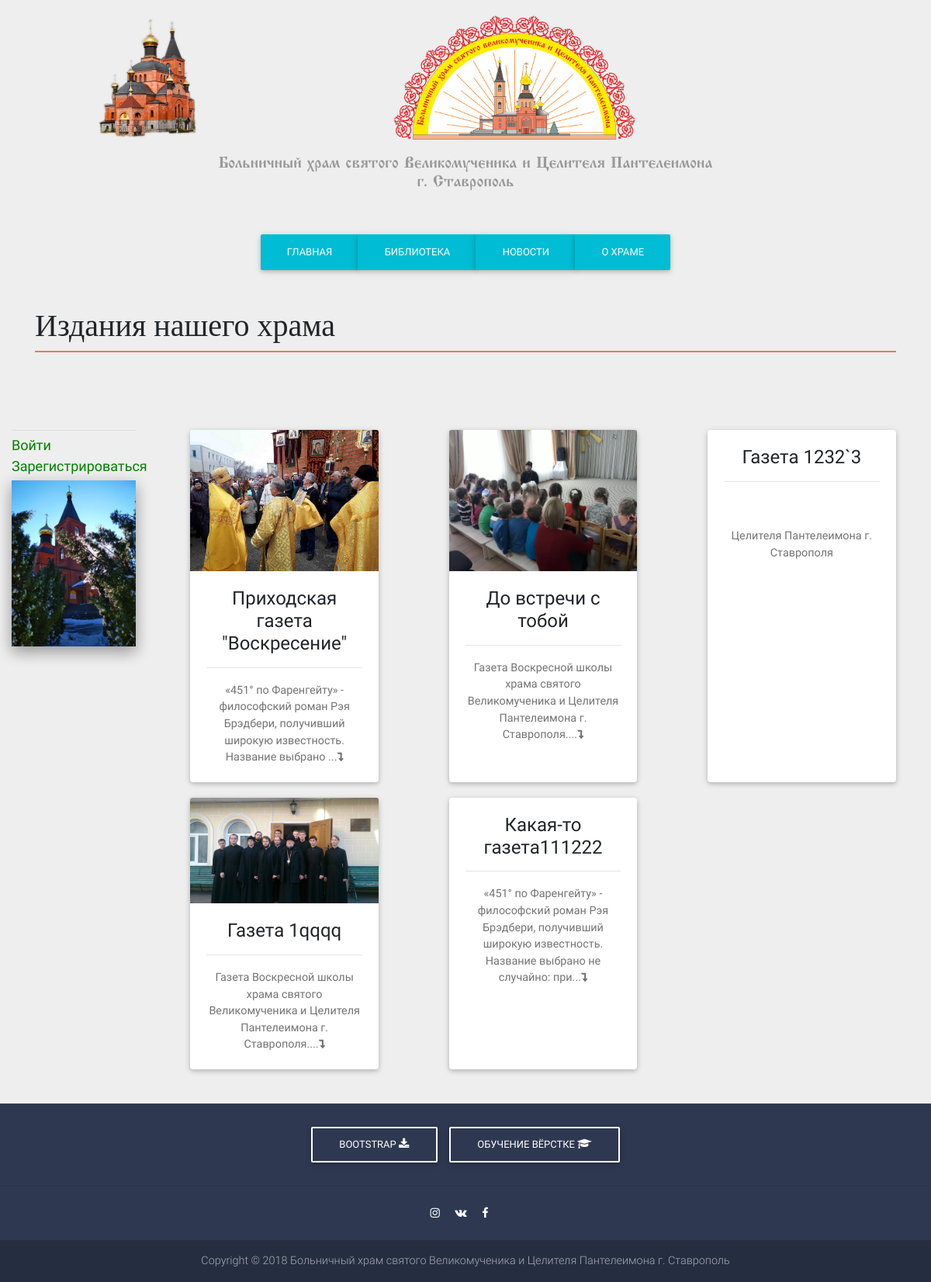
Page /pages/p_biblioteka.php on the committed database.
### tables this page shows
CREATE TABLE `publishing_blocks` (
  `id` int(11) NOT NULL,
  `block_name` varchar(100) NOT NULL,
  `block_image` varchar(500) NOT NULL,
  `block_description` varchar(500) NOT NULL,
  `block_hidden` tinyint(1) NOT NULL
);

### pages/p_biblioteka.php (the view, shortened to what this page needs)
<?php
require_once $_SERVER['DOCUMENT_ROOT'].'/scripts/s_connect.php';
require_once $_SERVER['DOCUMENT_ROOT'].'/scripts/s_functions.php';
?>
<main>
	<section class="container-fluid">
		<div class="row">
			<div class="col-sm-0 col-lg-2">
			</div>
			<div class="col-sm-12 col-lg-10">
				<div class="content">
					<div class="row">
				<?php
				$select_query = sprintf("SELECT * FROM publishing_blocks");
				$result = mysqli_query($link, $select_query);
				while ($row = mysqli_fetch_array($result)) {
					if(strlen($row["block_description"])>"120") $str = "...<i class='fa fa-level-down' aria-hidden='true'></i>"; else $str = "";
						$descr_cut = mb_substr(strip_tags($row["block_description"]), 0, 120, 'utf-8');
					if ($_SESSION['id'] == null or $_SESSION['id'] > 1) {
						$hidden = $row['block_hidden'];
						if ($hidden == 0) {
							$color = "display: none";}
							else {
								continue(1);
							}
						}
						echo "
						<div class='col-sm-12 col-md-6 col-lg-4 d-flex justify-content-center'>
						<div class='card pub-block'>
						<div class='no_error' style='".$color." ".$border."'><strong>".$no_error."</strong><br>".$edit."<br>".$delete."</div>
						<div class='view overlay'>
						<img class='card-img-top m-0 p-0' src=/".$row["block_image"]." alt=''>
						<a href='/pages/biblioteka/p_publishing_page.php?id=".$row["id"]."'>
						<div class='mask rgba-white-slight'></div>
						</a>
						</div>
						<div class='card-body'>
						<table class='pub-block-wrap' style='height: 150px;'>
					  <tbody>
					    <tr>
					      <td class='align-top'><h4 class='card-title'>".$row["block_name"]."<hr></h4></td>
					    </tr>
					    <tr>
					      <td class='align-bottom'><a href='/pages/biblioteka/p_publishing_page.php?id=".$row["id"]."'><p class='card-text align-text-bottom'>".$descr_cut.$str."</p></a>
					      </td>
					    </tr>
					  </tbody>
						</table>
						</div>
						</div>
						</div>";}?>
					</div>
				</div>
			</div>
		</div>
	</section>
</main>

### css/style.css (style rules this page uses)
html { height: auto; }
body { height: auto; background: #eee; }
a { text-decoration: none !important; }
table { border: 1px solid black; }
td { border: 1px solid black; text-align: center; }
table { width: 100%; }
table td { font-size: 14px; }
.pub-block { justify-content: center; max-width: 80%; margin-bottom: 20px; }
.pub-block-wrap td, table { border: none; }

### rows in the picture
publishing_blocks: block_image (picture), block_name "Приходская газета \"Воскресение\"", block_description "«451° по Фаренгейту» - философский роман Рэя Брэдбери, получивший широкую известность. Название выбрано"
publishing_blocks: block_image (picture), block_name "До встречи с тобой", block_description "Газета Воскресной школы храма святого Великомученика и Целителя Пантелеимона г. Ставрополя."
publishing_blocks: block_name "Газета 1232`3", block_description "Целителя Пантелеимона г. Ставрополя"
publishing_blocks: block_image (picture), block_name "Газета 1qqqq", block_description "Газета Воскресной школы храма святого Великомученика и Целителя Пантелеимона г. Ставрополя."
publishing_blocks: block_name "Какая-то газета111222", block_description "«451° по Фаренгейту» - философский роман Рэя Брэдбери, получивший широкую известность. Название выбрано не случайно: при"

### other values in the picture
$s1 "ГЛАВНАЯ"
$s2 "БИБЛИОТЕКА"
$s3 "НОВОСТИ"
$s4 "О ХРАМЕ"
$page_title "Издания нашего храма"
